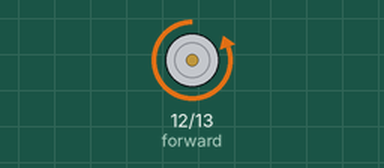
Bench run of a sketch on a simulated Arduino Uno, built with avr-gcc and run on an emulated ATmega328P. On the bench: motor-driver pin pairs drawn as motors (green arrow = first pin HIGH = forward, orange = second pin HIGH = backward, longer = more drive).

Above: at 4.1 s.
At 9.1 s:
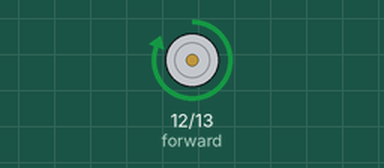
At 20.1 s:
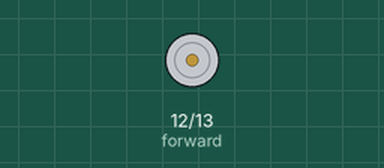
Timing chart, 0 to 21.6 s (numbered marks = the images above):
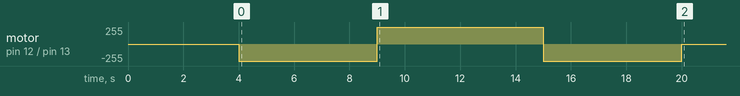

The sketch:

speedtest.ino
```cpp
#include<Servo.h>

//#define sensor_1 0 //sensor 1 is connected to analag pin 0
//#define sensor_2 1 //sensor 2 is connected ro analog pin 1
#define forward 12 // set high to move vehicle forward
#define backward 13 // set high to move vehicle backward
#define sensor1Pin 3 //set pin 3 for sensor 1
#define sensor2Pin 2 //set pin 2 for sensor 2
#define sensor_trigger 4 //set sensor trigger to a pin to start sensing

//initialize the servo motors for each seperate object
Servo servo_1; //servo for sensor 1
Servo servo_2; //servo for sensor 2
Servo servo_3; //this is the servo for the wheeling the tyres
//
//set the rover's speed
int speed_1 = 5;
int speed_2 = 128;

// wheeling
#define left 50
#define right 130
#define centre 90

//infinite condition
int condition = 0;
unsigned long sensor1, sensor2;

void setup() {
//  //initialize output and input pins for the rovers sensors and actuators
//  servo_1.attach(9); //servo 1 is attached to digital pin 9
//  servo_2.attach(10); //servo 2 is attached to digital pin 10
//  servo_3.attach(11); //servo 3 is attached to digital pin 11
//
//  //sensor pins config
//  pinMode(sensor1Pin, INPUT);
//  pinMode(sensor2Pin, INPUT);
//  pinMode(sensor_trigger, OUTPUT);

  pinMode(forward, OUTPUT); //pin for moving the rover forward
  pinMode(backward, OUTPUT); //pin for moving the rover backward

  //wait for two seconds
  delay(2000);

//  //initialize rover
//
//  //set front tyres forward
//  servo_3.write(centre);
//  //set servo 1 and sensor 2 forward
//  servo_1.write(0);
//  servo_2.write(0);
//
//  //test wheelling
//  servo_3.write(left);
//  delay(1000);
//  servo_3.write(centre);
//  delay(1000);
//  servo_3.write(right);
//  delay(1000);
//  servo_3.write(centre);
//  delay(1000);
//
//  //test sensor positioning
//  servo_1.write(90);
//  delay(1000);
//  servo_1.write(0);
//  delay(1000);
//  servo_2.write(90);
//  delay(1000);
//  servo_2.write(0);
//  delay(1000);
// put your setup code here, to run once:
pinMode(forward, OUTPUT); //pin for moving the rover forward
pinMode(backward, OUTPUT); //pin for moving the rover backward

delay(2000);
move_forward();
delay(5000);
move_backward();
delay(5000);
move_forward();
delay(5000);
digitalWrite(backward,LOW);
}
void move_forward(){
  digitalWrite(backward, HIGH);
  digitalWrite(forward, LOW);
  //analogWrite(backward, speed_1);
}
void move_backward(){
  digitalWrite(forward, HIGH);
  digitalWrite(backward, LOW);
  delay(1000);
  //analogWrite(forward, speed_1);
}
void brake(){
  digitalWrite(forward,LOW);
  digitalWrite(backward,LOW);
  delay(2000);
}

void loop() {
// put your main code here, to run repeatedly:
}
```
